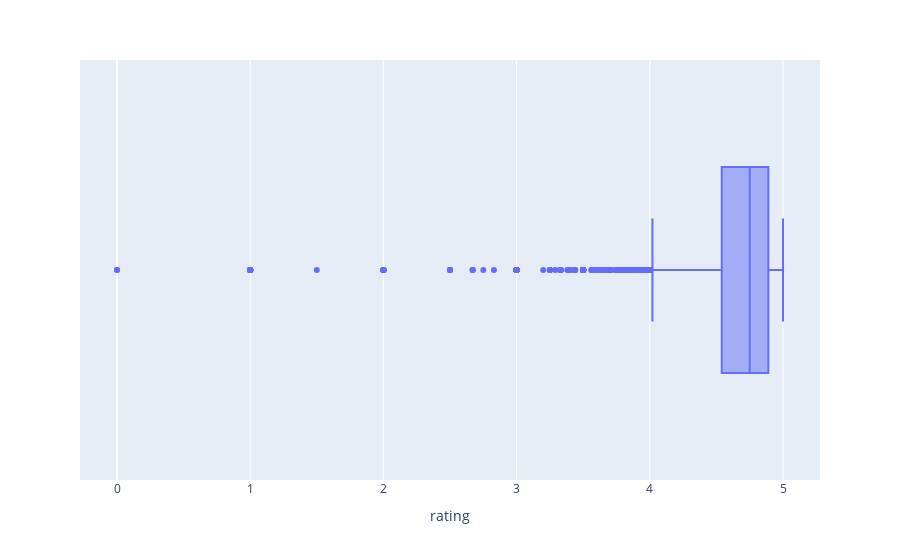

Notebook source saved alongside this figure:
### Code cell
fig2 = px.box(df, x = 'rating')
fig2.show()

### Figure 1 — Plotly figure (JSON) as saved in the notebook; plotly's stock layout.template omitted (floating-point values rounded to 4 significant figures; data arrays with more than 128 entries replaced by an {"elided": "..."} marker saying what was removed)
{"data": [{"alignmentgroup": "True", "hovertemplate": "rating=%{x}<extra></extra>", "legendgroup": "", "marker": {"color": "#636efa"}, "name": "", "notched": false, "offsetgroup": "", "orientation": "h", "showlegend": false, "type": "box", "x": {"elided": "9996 float values"}, "x0": " ", "xaxis": "x", "y0": " ", "yaxis": "y"}], "layout": {"boxmode": "group", "legend": {"tracegroupgap": 0}, "margin": {"t": 60}, "xaxis": {"anchor": "y", "domain": [0, 1], "title": {"text": "rating"}}, "yaxis": {"anchor": "x", "domain": [0, 1]}}}
